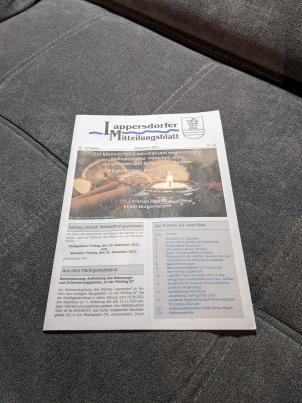
#> input picture homework_7/document.jpg, 302 x 403 px, found by its file name
$ jupyter execute homework7.ipynb
#> lines starting #> are read from the running program, lines starting #| are printed output that depends on the picture
[cell 1]
import cv2
import numpy as np
from matplotlib import pyplot as plt
plt.rcParams['figure.figsize'] = [15, 10]

[cell 2]
img = cv2.imread('C:/Users/user/anaconda3/document.jpg')
#> img is the input picture: shape (403, 302, 3); mean B, G, R 112.3, 114.4, 117.9
gray = cv2.cvtColor(img, cv2.COLOR_BGR2GRAY)
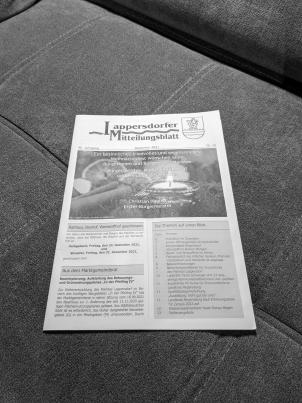
#> gray: shape (403, 302); min 0, max 255, mean 115.3
gray = np.float32(gray) / 255
rows, cols = gray.shape
#> rows = 403; cols = 302

[cell 3]
plt.subplot(121), plt.imshow(img)
plt.subplot(122), plt.imshow(gray, cmap='gray')
plt.show()
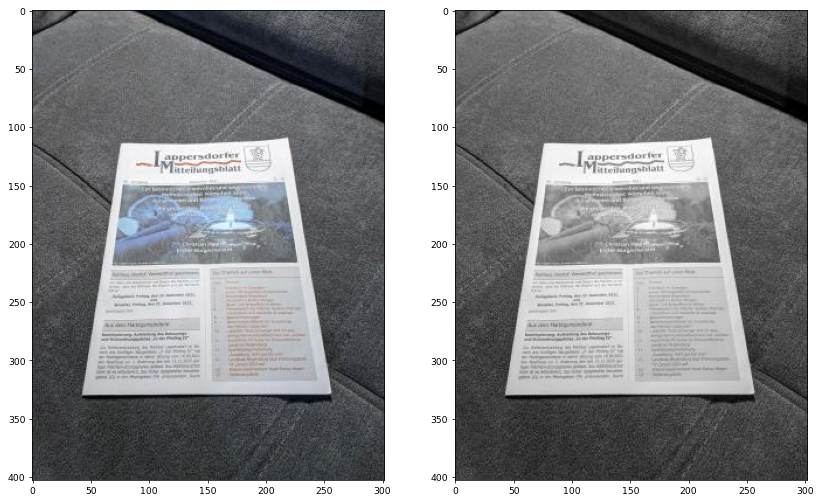
#> figure drawn by matplotlib, 2 panels; B, G, R data is drawn as R, G, B
